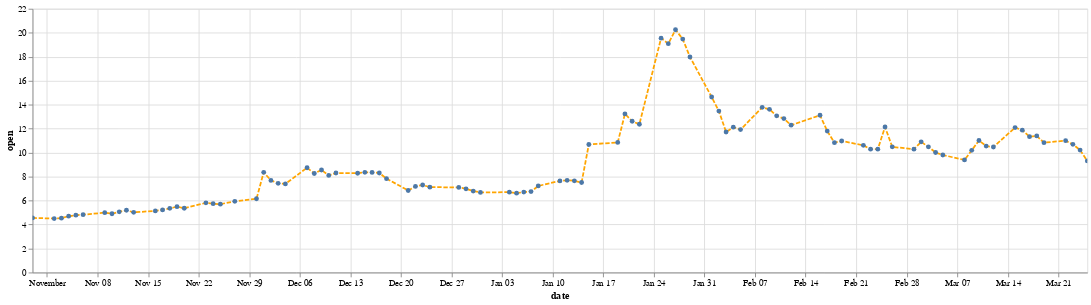

The notebook cell this image was saved under:
### Code cell
chart = alt.Chart(df1).mark_line(point=True,color='orange',strokeDash=[5,2],).encode(
    x='date:T',
    y='open:Q',    
    tooltip=['open']
).properties(width=1200).interactive()
chart

### Figure 1 — Vega-Lite specification as saved in the notebook (floating-point values rounded to 4 significant figures)
{"config": {"view": {"continuousWidth": 400, "continuousHeight": 300}}, "data": {"name": "data-0fcf37b9971fcbe440a8ccb4cb720b1f"}, "mark": {"type": "line", "color": "orange", "point": true, "strokeDash": [5, 2]}, "encoding": {"tooltip": [{"type": "nominal", "field": "open"}], "x": {"type": "temporal", "field": "date"}, "y": {"type": "quantitative", "field": "open"}}, "selection": {"selector002": {"type": "interval", "bind": "scales", "encodings": ["x", "y"]}}, "width": 1200, "$schema": "https://vega.github.io/schema/vega-lite/v4.8.1.json", "datasets": {"data-0fcf37b9971fcbe440a8ccb4cb720b1f": [{"open": "9.31", "high": "9.97", "low": "9.2536", "close": "9.88", "adjusted": "9.88", "volume": "14363928", "dividend": "0.0000", "split": "1.0", "date": "2021-03-25"}, {"open": "10.21", "high": "10.22", "low": "9.545", "close": "9.58", "adjusted": "9.58", "volume": "12636058", "dividend": "0.0000", "split": "1.0", "date": "2021-03-24"}, {"open": "10.69", "high": "10.69", "low": "10.02", "close": "10.07", "adjusted": "10.07", "volume": "12245514", "dividend": "0.0000", "split": "1.0", "date": "2021-03-23"}, {"open": "11.0", "high": "11.34", "low": "10.66", "close": "10.71", "adjusted": "10.71", "volume": "7903615", "dividend": "0.0000", "split": "1.0", "date": "2021-03-22"}, {"open": "10.83", "high": "11.17", "low": "10.69", "close": "10.95", "adjusted": "10.95", "volume": "10519101", "dividend": "0.0000", "split": "1.0", "date": "2021-03-19"}, {"open": "11.39", "high": "11.47", "low": "10.66", "close": "10.76", "adjusted": "10.76", "volume": "11438040", "dividend": "0.0000", "split": "1.0", "date": "2021-03-18"}, {"open": "11.33", "high": "11.66", "low": "11.15", "close": "11.6", "adjusted": "11.6", "volume": "9710506", "dividend": "0.0000", "split": "1.0", "date": "2021-03-17"}, {"open": "11.87", "high": "12.2", "low": "11.2683", "close": "11.46", "adjusted": "11.46", "volume": "19812371", "dividend": "0.0000", "split": "1.0", "date": "2021-03-16"}, {"open": "12.09", "high": "12.515", "low": "11.55", "close": "11.68", "adjusted": "11.68", "volume": "25404928", "dividend": "0.0000", "split": "1.0", "date": "2021-03-15"}, {"open": "10.47", "high": "11.93", "low": "10.36", "close": "11.85", "adjusted": "11.85", "volume": "25863154", "dividend": "0.0000", "split": "1.0", "date": "2021-03-12"}, {"open": "10.55", "high": "10.795", "low": "10.3311", "close": "10.7", "adjusted": "10.7", "volume": "12306189", "dividend": "0.0000", "split": "1.0", "date": "2021-03-11"}, {"open": "11.01", "high": "11.01", "low": "10.15", "close": "10.34", "adjusted": "10.34", "volume": "23939106", "dividend": "0.0000", "split": "1.0", "date": "2021-03-10"}, {"open": "10.19", "high": "10.68", "low": "10.03", "close": "10.45", "adjusted": "10.45", "volume": "21437815", "dividend": "0.0000", "split": "1.0", "date": "2021-03-09"}, {"open": "9.39", "high": "10.02", "low": "9.1899", "close": "9.75", "adjusted": "9.75", "volume": "16479483", "dividend": "0.0000", "split": "1.0", "date": "2021-03-08"}, {"open": "9.8", "high": "9.85", "low": "8.82", "close": "9.45", "adjusted": "9.45", "volume": "23723398", "dividend": "0.0000", "split": "1.0", "date": "2021-03-05"}, {"open": "10.01", "high": "10.37", "low": "9.59", "close": "9.84", "adjusted": "9.84", "volume": "26124110", "dividend": "0.0000", "split": "1.0", "date": "2021-03-04"}, {"open": "10.48", "high": "10.7186", "low": "10.05", "close": "10.15", "adjusted": "10.15", "volume": "14866310", "dividend": "0.0000", "split": "1.0", "date": "2021-03-03"}, {"open": "10.9", "high": "10.94", "low": "10.42", "close": "10.5", "adjusted": "10.5", "volume": "12395312", "dividend": "0.0000", "split": "1.0", "date": "2021-03-02"}, {"open": "10.29", "high": "11.25", "low": "10.29", "close": "10.91", "adjusted": "10.91", "volume": "24897319", "dividend": "0.0000", "split": "1.0", "date": "2021-03-01"}, {"open": "10.48", "high": "10.82", "low": "10.01", "close": "10.05", "adjusted": "10.05", "volume": "22402839", "dividend": "0.0000", "split": "1.0", "date": "2021-02-26"}, {"open": "12.14", "high": "12.15", "low": "10.35", "close": "10.58", "adjusted": "10.58", "volume": "45694705", "dividend": "0.0000", "split": "1.0", "date": "2021-02-25"}, {"open": "10.29", "high": "11.72", "low": "10.1815", "close": "11.32", "adjusted": "11.32", "volume": "40660657", "dividend": "0.0000", "split": "1.0", "date": "2021-02-24"}, {"open": "10.29", "high": "10.46", "low": "9.63", "close": "10.4", "adjusted": "10.4", "volume": "27150560", "dividend": "0.0000", "split": "1.0", "date": "2021-02-23"}, {"open": "10.61", "high": "11.56", "low": "10.57", "close": "10.68", "adjusted": "10.68", "volume": "21106707", "dividend": "0.0000", "split": "1.0", "date": "2021-02-22"}, {"open": "10.97", "high": "11.19", "low": "10.62", "close": "10.9", "adjusted": "10.9", "volume": "20132688", "dividend": "0.0000", "split": "1.0", "date": "2021-02-19"}, {"open": "10.83", "high": "11.28", "low": "10.75", "close": "10.94", "adjusted": "10.94", "volume": "19052588", "dividend": "0.0000", "split": "1.0", "date": "2021-02-18"}, {"open": "11.8", "high": "11.82", "low": "11.01", "close": "11.32", "adjusted": "11.32", "volume": "25934629", "dividend": "0.0000", "split": "1.0", "date": "2021-02-17"}, {"open": "13.12", "high": "13.16", "low": "12.05", "close": "12.21", "adjusted": "12.21", "volume": "25480242", "dividend": "0.0000", "split": "1.0", "date": "2021-02-16"}, {"open": "12.29", "high": "13.285", "low": "12.12", "close": "13.04", "adjusted": "13.04", "volume": "18222508", "dividend": "0.0000", "split": "1.0", "date": "2021-02-12"}, {"open": "12.84", "high": "13.09", "low": "12.132", "close": "12.46", "adjusted": "12.46", "volume": "22895475", "dividend": "0.0000", "split": "1.0", "date": "2021-02-11"}, {"open": "13.07", "high": "13.49", "low": "12.75", "close": "13.1", "adjusted": "13.1", "volume": "27025872", "dividend": "0.0000", "split": "1.0", "date": "2021-02-10"}, {"open": "13.61", "high": "13.6501", "low": "13.01", "close": "13.43", "adjusted": "13.43", "volume": "23027739", "dividend": "0.0000", "split": "1.0", "date": "2021-02-09"}, {"open": "13.78", "high": "14.35", "low": "13.3", "close": "13.76", "adjusted": "13.76", "volume": "37068880", "dividend": "0.0000", "split": "1.0", "date": "2021-02-08"}, {"open": "11.92", "high": "13.67", "low": "11.88", "close": "13.23", "adjusted": "13.23", "volume": "44183093", "dividend": "0.0000", "split": "1.0", "date": "2021-02-05"}, {"open": "12.12", "high": "12.425", "low": "11.53", "close": "12.15", "adjusted": "12.15", "volume": "33668021", "dividend": "0.0000", "split": "1.0", "date": "2021-02-04"}, {"open": "11.72", "high": "12.47", "low": "11.08", "close": "12.0", "adjusted": "12.0", "volume": "50001313", "dividend": "0.0000", "split": "1.0", "date": "2021-02-03"}, {"open": "13.47", "high": "13.75", "low": "11.08", "close": "11.55", "adjusted": "11.55", "volume": "79800404", "dividend": "0.0000", "split": "1.0", "date": "2021-02-02"}, {"open": "14.64", "high": "15.54", "low": "12.73", "close": "14.63", "adjusted": "14.63", "volume": "78506041", "dividend": "0.0000", "split": "1.0", "date": "2021-02-01"}, {"open": "17.98", "high": "18.12", "low": "13.69", "close": "14.1", "adjusted": "14.1", "volume": "94049151", "dividend": "0.0000", "split": "1.0", "date": "2021-01-29"}, {"open": "19.47", "high": "22.5", "low": "13.4", "close": "14.65", "adjusted": "14.65", "volume": "194906594", "dividend": "0.0000", "split": "1.0", "date": "2021-01-28"}, {"open": "20.25", "high": "28.77", "low": "19.81", "close": "25.1", "adjusted": "25.1", "volume": "372222608", "dividend": "0.0000", "split": "1.0", "date": "2021-01-27"}, {"open": "19.09", "high": "19.51", "low": "17.19", "close": "18.92", "adjusted": "18.92", "volume": "242740763", "dividend": "0.0000", "split": "1.0", "date": "2021-01-26"}, {"open": "19.55", "high": "20.83", "low": "15.74", "close": "18.03", "adjusted": "18.03", "volume": "363829082", "dividend": "0.0000", "split": "1.0", "date": "2021-01-25"}, {"open": "12.37", "high": "14.28", "low": "12.17", "close": "14.04", "adjusted": "14.04", "volume": "120473629", "dividend": "0.0000", "split": "1.0", "date": "2021-01-22"}, {"open": "12.62", "high": "12.945", "low": "12.01", "close": "12.85", "adjusted": "12.85", "volume": "63464952", "dividend": "0.0000", "split": "1.0", "date": "2021-01-21"}, {"open": "13.23", "high": "13.64", "low": "12.38", "close": "12.79", "adjusted": "12.79", "volume": "130140695", "dividend": "0.0000", "split": "1.0", "date": "2021-01-20"}, {"open": "10.85", "high": "12.39", "low": "10.58", "close": "12.35", "adjusted": "12.35", "volume": "112483169", "dividend": "0.0000", "split": "1.0", "date": "2021-01-19"}, {"open": "10.68", "high": "11.56", "low": "9.4", "close": "9.84", "adjusted": "9.84", "volume": "153854663", "dividend": "0.0000", "split": "1.0", "date": "2021-01-15"}, {"open": "7.51", "high": "9.33", "low": "7.47", "close": "9.11", "adjusted": "9.11", "volume": "65231338", "dividend": "0.0000", "split": "1.0", "date": "2021-01-14"}, {"open": "7.65", "high": "7.66", "low": "7.4", "close": "7.44", "adjusted": "7.44", "volume": "8345519", "dividend": "0.0000", "split": "1.0", "date": "2021-01-13"}, {"open": "7.69", "high": "7.71", "low": "7.48", "close": "7.63", "adjusted": "7.63", "volume": "9220473", "dividend": "0.0000", "split": "1.0", "date": "2021-01-12"}, {"open": "7.64", "high": "7.79", "low": "7.32", "close": "7.65", "adjusted": "7.65", "volume": "15749559", "dividend": "0.0000", "split": "1.0", "date": "2021-01-11"}, {"open": "7.22", "high": "7.6396", "low": "7.1", "close": "7.56", "adjusted": "7.56", "volume": "23039275", "dividend": "0.0000", "split": "1.0", "date": "2021-01-08"}, {"open": "6.75", "high": "7.115", "low": "6.72", "close": "7.06", "adjusted": "7.06", "volume": "13062758", "dividend": "0.0000", "split": "1.0", "date": "2021-01-07"}, {"open": "6.71", "high": "6.91", "low": "6.63", "close": "6.71", "adjusted": "6.71", "volume": "11022286", "dividend": "0.0000", "split": "1.0", "date": "2021-01-06"}, {"open": "6.62", "high": "6.8", "low": "6.555", "close": "6.77", "adjusted": "6.77", "volume": "9108900", "dividend": "0.0000", "split": "1.0", "date": "2021-01-05"}, {"open": "6.7", "high": "6.8199", "low": "6.515", "close": "6.58", "adjusted": "6.58", "volume": "11139231", "dividend": "0.0000", "split": "1.0", "date": "2021-01-04"}, {"open": "6.68", "high": "6.8", "low": "6.63", "close": "6.63", "adjusted": "6.63", "volume": "7530565", "dividend": "0.0000", "split": "1.0", "date": "2020-12-31"}, {"open": "6.79", "high": "6.81", "low": "6.6", "close": "6.67", "adjusted": "6.67", "volume": "9434913", "dividend": "0.0000", "split": "1.0", "date": "2020-12-30"}, {"open": "6.98", "high": "7.0", "low": "6.675", "close": "6.77", "adjusted": "6.77", "volume": "11284185", "dividend": "0.0000", "split": "1.0", "date": "2020-12-29"}, {"open": "7.1", "high": "7.13", "low": "6.85", "close": "6.88", "adjusted": "6.88", "volume": "9775411", "dividend": "0.0000", "split": "1.0", "date": "2020-12-28"}, {"open": "7.12", "high": "7.24", "low": "7.05", "close": "7.06", "adjusted": "7.06", "volume": "6088342", "dividend": "0.0000", "split": "1.0", "date": "2020-12-24"}, {"open": "7.3", "high": "7.33", "low": "7.08", "close": "7.09", "adjusted": "7.09", "volume": "9115529", "dividend": "0.0000", "split": "1.0", "date": "2020-12-23"}, {"open": "7.18", "high": "7.44", "low": "7.05", "close": "7.19", "adjusted": "7.19", "volume": "16822909", "dividend": "0.0000", "split": "1.0", "date": "2020-12-22"}, {"open": "6.84", "high": "7.2", "low": "6.73", "close": "7.11", "adjusted": "7.11", "volume": "17988339", "dividend": "0.0000", "split": "1.0", "date": "2020-12-21"}, {"open": "7.83", "high": "7.83", "low": "6.88", "close": "6.95", "adjusted": "6.95", "volume": "49470140", "dividend": "0.0000", "split": "1.0", "date": "2020-12-18"}, {"open": "8.3", "high": "8.335", "low": "8.03", "close": "8.26", "adjusted": "8.26", "volume": "17717855", "dividend": "0.0000", "split": "1.0", "date": "2020-12-17"}, {"open": "8.35", "high": "8.35", "low": "8.17", "close": "8.24", "adjusted": "8.24", "volume": "8043156", "dividend": "0.0000", "split": "1.0", "date": "2020-12-16"}, {"open": "8.36", "high": "8.39", "low": "8.085", "close": "8.3", "adjusted": "8.3", "volume": "9819740", "dividend": "0.0000", "split": "1.0", "date": "2020-12-15"}, {"open": "8.28", "high": "8.57", "low": "8.165", "close": "8.25", "adjusted": "8.25", "volume": "14675514", "dividend": "0.0000", "split": "1.0", "date": "2020-12-14"}, {"open": "8.3", "high": "8.33", "low": "7.96", "close": "8.16", "adjusted": "8.16", "volume": "11643153", "dividend": "0.0000", "split": "1.0", "date": "2020-12-11"}, {"open": "8.1", "high": "8.4", "low": "8.08", "close": "8.37", "adjusted": "8.37", "volume": "10923177", "dividend": "0.0000", "split": "1.0", "date": "2020-12-10"}, {"open": "8.55", "high": "8.65", "low": "8.06", "close": "8.31", "adjusted": "8.31", "volume": "19628026", "dividend": "0.0000", "split": "1.0", "date": "2020-12-09"}, {"open": "8.26", "high": "8.72", "low": "8.24", "close": "8.52", "adjusted": "8.52", "volume": "26885135", "dividend": "0.0000", "split": "1.0", "date": "2020-12-08"}, {"open": "8.74", "high": "9.0", "low": "8.12", "close": "8.25", "adjusted": "8.25", "volume": "44629082", "dividend": "0.0000", "split": "1.0", "date": "2020-12-07"}, {"open": "7.39", "high": "8.55", "low": "7.39", "close": "8.52", "adjusted": "8.52", "volume": "69814488", "dividend": "0.0000", "split": "1.0", "date": "2020-12-04"}, {"open": "7.44", "high": "7.605", "low": "7.2", "close": "7.46", "adjusted": "7.46", "volume": "40307221", "dividend": "0.0000", "split": "1.0", "date": "2020-12-03"}, {"open": "7.68", "high": "8.41", "low": "7.09", "close": "7.45", "adjusted": "7.45", "volume": "150129782", "dividend": "0.0000", "split": "1.0", "date": "2020-12-02"}, {"open": "8.36", "high": "9.69", "low": "6.92", "close": "7.0", "adjusted": "7.0", "volume": "327726501", "dividend": "0.0000", "split": "1.0", "date": "2020-12-01"}, {"open": "6.15", "high": "6.16", "low": "5.82", "close": "5.87", "adjusted": "5.87", "volume": "6862861", "dividend": "0.0000", "split": "1.0", "date": "2020-11-30"}, {"open": "5.94", "high": "6.2", "low": "5.895", "close": "6.15", "adjusted": "6.15", "volume": "3742511", "dividend": "0.0000", "split": "1.0", "date": "2020-11-27"}, {"open": "5.7", "high": "5.94", "low": "5.675", "close": "5.91", "adjusted": "5.91", "volume": "4992235", "dividend": "0.0000", "split": "1.0", "date": "2020-11-25"}, {"open": "5.74", "high": "5.77", "low": "5.635", "close": "5.7", "adjusted": "5.7", "volume": "5027954", "dividend": "0.0000", "split": "1.0", "date": "2020-11-24"}, {"open": "5.81", "high": "5.835", "low": "5.59", "close": "5.66", "adjusted": "5.66", "volume": "4999182", "dividend": "0.0000", "split": "1.0", "date": "2020-11-23"}, {"open": "5.36", "high": "5.77", "low": "5.33", "close": "5.76", "adjusted": "5.76", "volume": "6587242", "dividend": "0.0000", "split": "1.0", "date": "2020-11-20"}, {"open": "5.49", "high": "5.49", "low": "5.285", "close": "5.36", "adjusted": "5.36", "volume": "4367186", "dividend": "0.0000", "split": "1.0", "date": "2020-11-19"}, {"open": "5.35", "high": "5.61", "low": "5.31", "close": "5.44", "adjusted": "5.44", "volume": "6118709", "dividend": "0.0000", "split": "1.0", "date": "2020-11-18"}, {"open": "5.22", "high": "5.3", "low": "5.15", "close": "5.29", "adjusted": "5.29", "volume": "3229332", "dividend": "0.0000", "split": "1.0", "date": "2020-11-17"}, {"open": "5.14", "high": "5.23", "low": "5.13", "close": "5.19", "adjusted": "5.19", "volume": "3276284", "dividend": "0.0000", "split": "1.0", "date": "2020-11-16"}, {"open": "5.02", "high": "5.15", "low": "5.01", "close": "5.11", "adjusted": "5.11", "volume": "5360961", "dividend": "0.0000", "split": "1.0", "date": "2020-11-13"}, {"open": "5.19", "high": "5.21", "low": "4.98", "close": "4.99", "adjusted": "4.99", "volume": "2988412", "dividend": "0.0000", "split": "1.0", "date": "2020-11-12"}, {"open": "5.06", "high": "5.23", "low": "5.0", "close": "5.19", "adjusted": "5.19", "volume": "5724602", "dividend": "0.0000", "split": "1.0", "date": "2020-11-11"}, {"open": "4.9", "high": "5.025", "low": "4.84", "close": "5.02", "adjusted": "5.02", "volume": "4143562", "dividend": "0.0000", "split": "1.0", "date": "2020-11-10"}, {"open": "4.99", "high": "5.0578", "low": "4.89", "close": "4.93", "adjusted": "4.93", "volume": "3986592", "dividend": "0.0000", "split": "1.0", "date": "2020-11-09"}, {"open": "4.82", "high": "4.8877", "low": "4.76", "close": "4.83", "adjusted": "4.83", "volume": "2853811", "dividend": "0.0000", "split": "1.0", "date": "2020-11-06"}, {"open": "4.78", "high": "4.92", "low": "4.74", "close": "4.86", "adjusted": "4.86", "volume": "2597311", "dividend": "0.0000", "split": "1.0", "date": "2020-11-05"}, {"open": "4.7", "high": "4.76", "low": "4.575", "close": "4.68", "adjusted": "4.68", "volume": "3113912", "dividend": "0.0000", "split": "1.0", "date": "2020-11-04"}, {"open": "4.53", "high": "4.69", "low": "4.52", "close": "4.67", "adjusted": "4.67", "volume": "2781730", "dividend": "0.0000", "split": "1.0", "date": "2020-11-03"}, {"open": "4.5", "high": "4.55", "low": "4.45", "close": "4.48", "adjusted": "4.48", "volume": "2864480", "dividend": "0.0000", "split": "1.0", "date": "2020-11-02"}, {"open": "4.55", "high": "4.6078", "low": "4.44", "close": "4.49", "adjusted": "4.49", "volume": "3573867", "dividend": "0.0000", "split": "1.0", "date": "2020-10-30"}]}}
